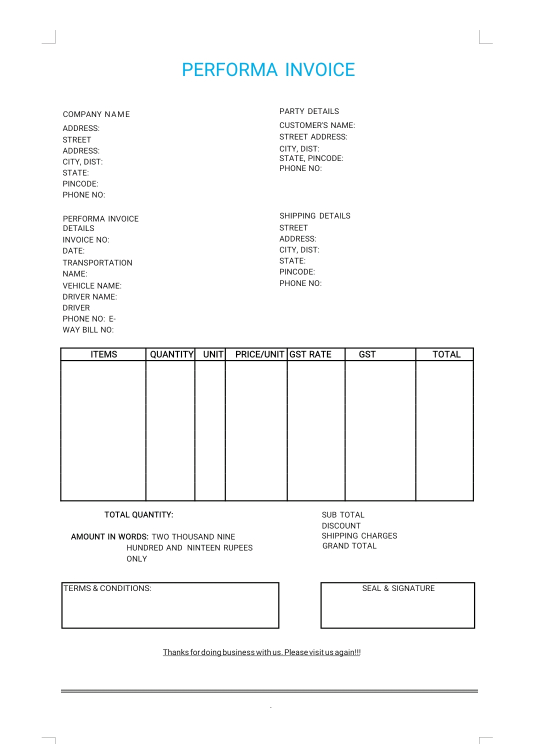
#> input picture data/invoices/real/performa_invoice.jpg, 1080 x 1487 px (shown at 1/2 size); its folder holds only this picture in this run
$ python -i enhanced_ocr.py   (imports and definitions only)
#> lines starting #> are read from the running program, lines starting #| are printed output that depends on the picture; after the words box and inside, x2 and y2 are one past the last pixel; in counts of white or black regions, pixels touching at a corner belong together
#> further down, picture is the input picture: shape (1487, 1080, 3); mean B, G, R 249.3, 249.2, 248.9
"""
Enhanced OCR recognition pipeline.

Lessons from the baseline evaluation:
  * The default "[word]"-placeholder fallback recovers 0% of the text.
  * Heavy binarisation + morphology BEFORE Tesseract *hurts* accuracy –
    Tesseract has its own (better) internal binariser and prefers a clean
    grayscale image.

So this module keeps the classical pre-processing that genuinely helps OCR
and drops what hurts it:

  1. Illumination flattening (only when lighting is uneven)
  2. Robust projection-profile deskew (better than Hough-on-edges for text)
  3. Resolution normalisation – up-scale so the text x-height lands in
     Tesseract's sweet spot (~30 px). This is the single biggest win for
     small/low-DPI scans.
  4. Light, *conditional* denoising
  5. Adaptive page-segmentation: try a few PSM modes and keep the result
     Tesseract itself is most confident about.
  6. Safe post-processing (never "corrects" numbers or proper nouns).

The grayscale image is handed to Tesseract un-binarised on purpose.
"""

import os
import sys

import cv2
import numpy as np

sys.path.insert(0, os.path.dirname(__file__))

from tesseract_setup import ensure_tesseract
from postprocessing import OutputFormatter


# ---------------------------------------------------------------------------
# OCR-tuned preprocessing
# ---------------------------------------------------------------------------
class OCRPreprocessor:
    def __init__(self, target_text_height=30, max_side=3500,
                 deskew=True, flatten_illumination=True, denoise=True):
        self.target_text_height = target_text_height
        self.max_side = max_side
        self.do_deskew = deskew
        self.do_flatten = flatten_illumination
        self.do_denoise = denoise

    # -- helpers -----------------------------------------------------------
    @staticmethod
    def to_gray(image):
        if image.ndim == 3:
            return cv2.cvtColor(image, cv2.COLOR_BGR2GRAY)
        return image

    @staticmethod
    def _needs_illumination_fix(gray):
        # Large-scale brightness spread => uneven lighting / shadows.
        small = cv2.resize(gray, (64, 64), interpolation=cv2.INTER_AREA)
        blur = cv2.GaussianBlur(small, (0, 0), 8)
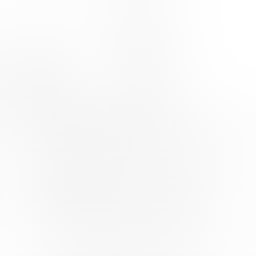
#> blur: shape (64, 64) (shown 4 times larger); min 245, max 255, mean 249
        return float(blur.max() - blur.min()) > 55

    # [8 lines left out: function flatten, not called in this run]

    @staticmethod
    def _estimate_text_height(gray):
        """Median height of plausible character components."""
        thr = cv2.threshold(gray, 0, 255,
                            cv2.THRESH_BINARY_INV + cv2.THRESH_OTSU)[1]
        n, _, stats, _ = cv2.connectedComponentsWithStats(thr, connectivity=8)
        h_img, w_img = gray.shape
        heights = []
        for i in range(1, n):
            w, h, a = stats[i, cv2.CC_STAT_WIDTH], stats[i, cv2.CC_STAT_HEIGHT], stats[i, cv2.CC_STAT_AREA]
            if 6 <= h <= h_img * 0.1 and 2 <= w <= w_img * 0.1 and a >= 8:
                heights.append(h)
        if len(heights) < 10:
            return None
        return float(np.median(heights))

    def normalize_resolution(self, gray):
        th = self._estimate_text_height(gray)
        if th is None or th <= 0:
            return gray, 1.0
        scale = self.target_text_height / th
        scale = float(np.clip(scale, 1.0, 4.0))
        long_side = max(gray.shape)
        if long_side * scale > self.max_side:
            scale = self.max_side / long_side
        if scale <= 1.01:
            return gray, 1.0
        interp = cv2.INTER_CUBIC if scale > 1 else cv2.INTER_AREA
        out = cv2.resize(gray, None, fx=scale, fy=scale, interpolation=interp)
        return out, scale

    def deskew_angle(self, gray):
        """Projection-profile skew estimation (robust for text)."""
        thr = cv2.threshold(gray, 0, 255,
                            cv2.THRESH_BINARY_INV + cv2.THRESH_OTSU)[1]
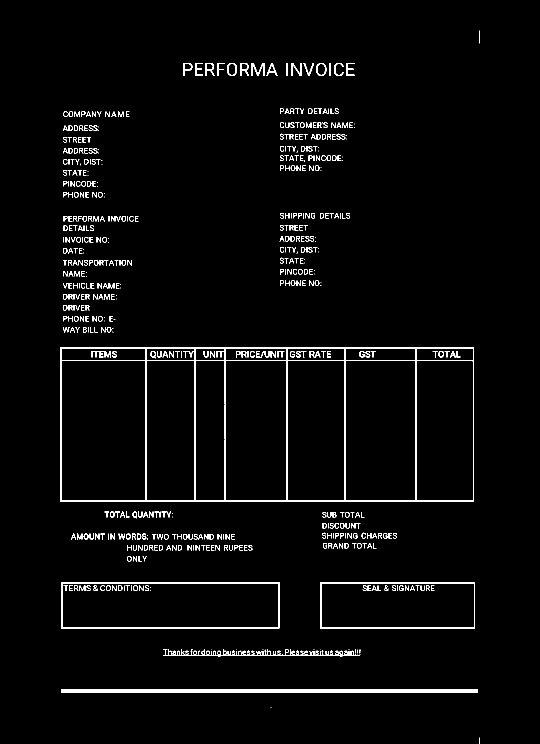
#> thr: shape (1487, 1080) (shown at 1/2 size); 2.6% white in thin lines or dots, all inside (x1, y1, x2, y2) = (120, 61, 959, 1487)
        small = cv2.resize(thr, (min(600, thr.shape[1]), min(800, thr.shape[0])),
                          interpolation=cv2.INTER_AREA)
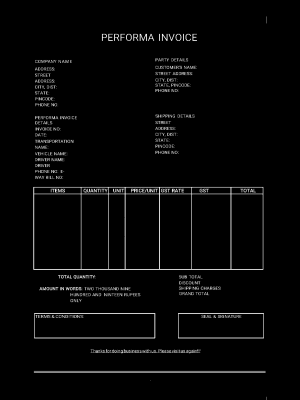
#> small: shape (800, 600) (shown at 1/2 size); min 0, max 255, mean 6.7

        def score(angle):
#> called with angle = -8
            h, w = small.shape
            M = cv2.getRotationMatrix2D((w / 2, h / 2), angle, 1.0)
            rot = cv2.warpAffine(small, M, (w, h), flags=cv2.INTER_NEAREST)
            proj = rot.sum(axis=1, dtype=np.float64)
#> proj = 800 values, max 12014 at index 566, min 0 at index 0, mean 3999.9
            return np.sum(np.diff(proj) ** 2)  # sharp line gaps => high score

        coarse = np.arange(-8, 8.1, 1.0)
        best = max(coarse, key=score)
#> best = 0
        fine = np.arange(best - 1.0, best + 1.01, 0.2)
        best = max(fine, key=score)
#> in score (call 25), `M = cv2.getRotationMatrix2D((w / 2, h / 2), angle, 1.0)`: M = [[1, 0.00698, -2.79], [-0.00698, 1, 2.1]]
#> in score (call 25), `rot = cv2.warpAffine(small, M, (w, h), flags=cv2.INTER_NEAREST)`:
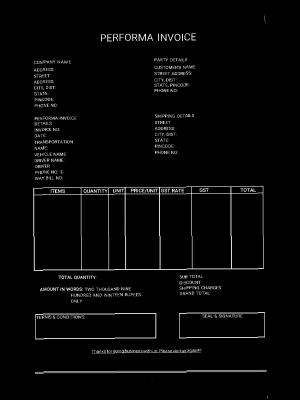
#> rot: shape (800, 600) (shown at 1/2 size); min 0, max 255, mean 6.7
#> in score (call 25), `proj = rot.sum(axis=1, dtype=np.float64)`: proj = 800 values, max 71209 at index 743, min 0 at index 0, mean 4000.8
#> in score (call 26), `M = cv2.getRotationMatrix2D((w / 2, h / 2), angle, 1.0)`: M = [[1, 0.0105, -4.17], [-0.0105, 1, 3.16]]
#> in score (call 26), `rot = cv2.warpAffine(small, M, (w, h), flags=cv2.INTER_NEAREST)`:
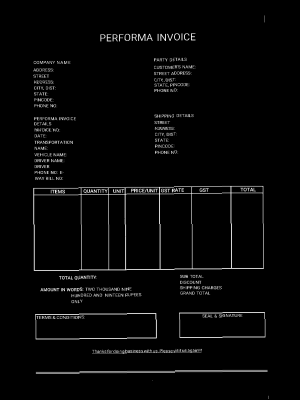
#> rot: shape (800, 600) (shown at 1/2 size); min 0, max 255, mean 6.7
#> in score (call 26), `proj = rot.sum(axis=1, dtype=np.float64)`: proj = 800 values, max 51797 at index 743, min 0 at index 0, mean 4000.5
#> in score (call 27), `M = cv2.getRotationMatrix2D((w / 2, h / 2), angle, 1.0)`: M = [[1, 0.014, -5.56], [-0.014, 1, 4.23]]
#> in score (call 27), `rot = cv2.warpAffine(small, M, (w, h), flags=cv2.INTER_NEAREST)`:
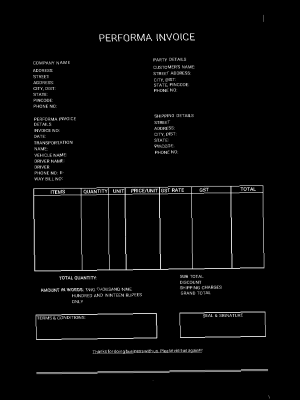
#> rot: shape (800, 600) (shown at 1/2 size); min 0, max 255, mean 6.7
#> in score (call 27), `proj = rot.sum(axis=1, dtype=np.float64)`: proj = 800 values, max 39259 at index 743, min 0 at index 0, mean 4000.6
#> best = -2.22e-16
        return float(best)

    def deskew(self, gray):
        angle = self.deskew_angle(gray)
#> angle = -2.22e-16
        if abs(angle) < 0.2:
            return gray, 0.0
        h, w = gray.shape
        M = cv2.getRotationMatrix2D((w / 2, h / 2), angle, 1.0)
        rot = cv2.warpAffine(gray, M, (w, h), flags=cv2.INTER_CUBIC,
                            borderMode=cv2.BORDER_REPLICATE)
        return rot, angle

    # -- main --------------------------------------------------------------
    def process(self, image):
        gray = self.to_gray(image)
        info = {}

        if self.do_flatten and self._needs_illumination_fix(gray):
            gray = self.flatten(gray)
            info["illumination_fixed"] = True

        if self.do_deskew:
            gray, angle = self.deskew(gray)
#> angle = 0
            info["skew_angle"] = round(angle, 2)

        gray, scale = self.normalize_resolution(gray)
#> in _estimate_text_height, `n, _, stats, _ = cv2.connectedComponentsWithStats(thr, connectivity=8)`: n = 594; stats = 594 rows, first 6: [0, 0, 1080, 1487, 1563979], [958, 61, 1, 26, 26], [367, 126, 18, 26, 161], [390, 126, 16, 26, 176], [411, 126, 18, 26, 190], [434, 126, 16, 26, 126]
#> the loop in _estimate_text_height, `for i in range(1, n):` made 593 passes
#> (w, h, a) on passes 1 to 3: (1, 26, 26), (18, 26, 161), (16, 26, 176)
#> after the loop in _estimate_text_height, `for i in range(1, n):`: heights = 495 values, max 26 at index 0, min 8 at index 462, mean 11.55
#> in normalize_resolution, `th = self._estimate_text_height(gray)`: th = 11
#> in normalize_resolution, `scale = self.target_text_height / th`: scale = 2.73
#> in normalize_resolution, `out = cv2.resize(gray, None, fx=scale, fy=scale, interpolation=interp)`:
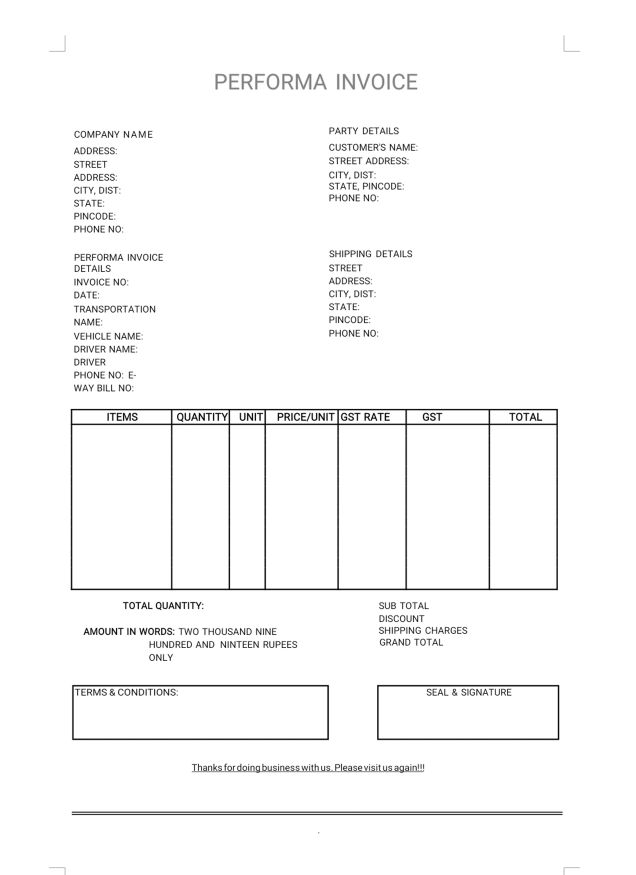
#> out: shape (3500, 2542) (shown at 1/4 size); min 0, max 255, mean 248.9
#> scale = 2.35
        info["upscale"] = round(scale, 2)

        if self.do_denoise:
            # Edge-preserving, only mild.
            gray = cv2.bilateralFilter(gray, 5, 35, 35)

        return gray, info


# ---------------------------------------------------------------------------
# Safe post-processing
# ---------------------------------------------------------------------------
class SafePostProcessor:
    """Conservative clean-up that never rewrites numbers or unknown words."""

    # [11 lines left out: function process, not called in this run]


# ---------------------------------------------------------------------------
# Enhanced OCR engine
# ---------------------------------------------------------------------------
class EnhancedOCR:
    # [14 lines left out: function __init__, not called in this run]

    # -- low level ---------------------------------------------------------
    def _config(self, psm):
        return f"--oem {self.oem} --psm {psm} -l {self.lang}"

    # [94 lines left out: functions _ocr_with_conf, _reassemble, _best_ocr, image_to_text, run, _load, not called in this run]

>>> import cv2
>>> picture = cv2.imread('../data/invoices/real/performa_invoice.jpg')
>>> result = OCRPreprocessor().process(picture)
